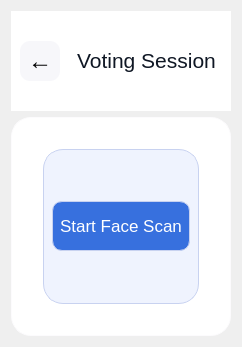
      <widget class="QWidget" name="page6">
       <layout class="QGridLayout" name="gridLayout_9">
        <item row="0" column="0">
         <widget class="QFrame" name="topBar6">
          <property name="sizePolicy">
           <sizepolicy hsizetype="Preferred" vsizetype="Preferred">
            <horstretch>0</horstretch>
            <verstretch>0</verstretch>
           </sizepolicy>
          </property>
          <property name="minimumSize">
           <size>
            <width>0</width>
            <height>100</height>
           </size>
          </property>
          <property name="styleSheet">
           <string notr="true">background-color: rgb(255, 255, 255);
</string>
          </property>
          <layout class="QGridLayout" name="gridLayout_22">
           <item row="0" column="0" alignment="Qt::AlignmentFlag::AlignVCenter">
            <widget class="QPushButton" name="backBtn6">
             <property name="sizePolicy">
              <sizepolicy hsizetype="Expanding" vsizetype="Expanding">
               <horstretch>0</horstretch>
               <verstretch>0</verstretch>
              </sizepolicy>
             </property>
             <property name="minimumSize">
              <size>
               <width>40</width>
               <height>40</height>
              </size>
             </property>
             <property name="maximumSize">
              <size>
               <width>40</width>
               <height>40</height>
              </size>
             </property>
             <property name="font">
              <font>
               <family>Segoe UI</family>
               <pointsize>18</pointsize>
               <bold>false</bold>
              </font>
             </property>
             <property name="styleSheet">
              <string notr="true">QPushButton {
border-radius: 10px;
  background: rgb(247, 247, 250);;
}

QPushButton:hover {
   background: rgba(0,0,0,0.04);
}

QPushButton:pressed {
    background: rgb(222, 226, 236)
}
</string>
             </property>
             <property name="text">
              <string>←</string>
             </property>
            </widget>
           </item>
           <item row="0" column="1" alignment="Qt::AlignmentFlag::AlignVCenter">
            <widget class="QLabel" name="label_53">
             <property name="font">
              <font>
               <family>Segoe UI</family>
               <pointsize>16</pointsize>
              </font>
             </property>
             <property name="styleSheet">
              <string notr="true">color: #0f1724; /* dark slate */
  padding-left: 6px;</string>
             </property>
             <property name="text">
              <string>Voting Session</string>
             </property>
            </widget>
           </item>
          </layout>
         </widget>
        </item>
        <item row="1" column="0">
         <widget class="QWidget" name="backCard4_2" native="true">
          <property name="sizePolicy">
           <sizepolicy hsizetype="Expanding" vsizetype="Preferred">
            <horstretch>1</horstretch>
            <verstretch>1</verstretch>
           </sizepolicy>
          </property>
          <property name="minimumSize">
           <size>
            <width>0</width>
            <height>0</height>
           </size>
          </property>
          <property name="maximumSize">
           <size>
            <width>16777215</width>
            <height>16777215</height>
           </size>
          </property>
          <property name="styleSheet">
           <string notr="true">background-color: rgb(255, 255, 255);
border-radius: 20px;
border: 1px solid rgb(252, 251, 253);</string>
          </property>
          <layout class="QGridLayout" name="gridLayout_24" rowstretch="0">
           <property name="leftMargin">
            <number>32</number>
           </property>
           <property name="topMargin">
            <number>32</number>
           </property>
           <property name="rightMargin">
            <number>32</number>
           </property>
           <property name="bottomMargin">
            <number>32</number>
           </property>
           <property name="horizontalSpacing">
            <number>-1</number>
           </property>
           <property name="verticalSpacing">
            <number>0</number>
           </property>
           <item row="0" column="0">
            <widget class="QWidget" name="backcard_14" native="true">
             <property name="sizePolicy">
              <sizepolicy hsizetype="Expanding" vsizetype="Minimum">
               <horstretch>1</horstretch>
               <verstretch>1</verstretch>
              </sizepolicy>
             </property>
             <property name="minimumSize">
              <size>
               <width>0</width>
               <height>155</height>
              </size>
             </property>
             <property name="maximumSize">
              <size>
               <width>16777215</width>
               <height>162</height>
              </size>
             </property>
             <property name="styleSheet">
              <string notr="true">background-color: rgb(239, 243, 254);
border-radius: 20px;
border: 1px solid rgb(200, 210, 240);
</string>
             </property>
             <layout class="QGridLayout" name="gridLayout_25">
              <item row="0" column="0">
               <widget class="QPushButton" name="faceScan6">
                <property name="sizePolicy">
                 <sizepolicy hsizetype="Preferred" vsizetype="Preferred">
                  <horstretch>0</horstretch>
                  <verstretch>0</verstretch>
                 </sizepolicy>
                </property>
                <property name="minimumSize">
                 <size>
                  <width>0</width>
                  <height>50</height>
                 </size>
                </property>
                <property name="maximumSize">
                 <size>
                  <width>168</width>
                  <height>50</height>
                 </size>
                </property>
                <property name="font">
                 <font>
                  <family>Segoe UI</family>
                  <pointsize>-1</pointsize>
                  <italic>false</italic>
                  <bold>false</bold>
                 </font>
                </property>
                <property name="styleSheet">
                 <string notr="true">QPushButton {
border-radius: 10px;
  background: rgb(55, 112, 222);
color: White;
font: 17px;
}

QPushButton:hover {
   background: rgb(50, 100, 188);
}

QPushButton:pressed {
    background: rgb(42, 85, 159)
}
</string>
                </property>
                <property name="text">
                 <string>Start Face Scan</string>
                </property>
               </widget>
              </item>
             </layout>
            </widget>
           </item>
          </layout>
         </widget>
        </item>
       </layout>
      </widget>
